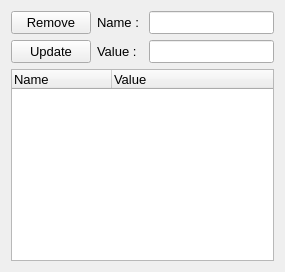
              <widget class="QWidget" name="tab_38">
               <attribute name="title">
                <string>Path</string>
               </attribute>
               <layout class="QHBoxLayout" name="horizontalLayout_11">
                <item>
                 <layout class="QGridLayout" name="gridLayout_22">
                  <item row="1" column="2">
                   <layout class="QHBoxLayout" name="horizontalLayout_42">
                    <item>
                     <widget class="QLineEdit" name="textbox_tc_path_value">
                      <property name="styleSheet">
                       <string notr="true">* {
    font-family: &quot;Segoe UI&quot;;
    font-size: 10pt;
    /* 添加其他字体样式属性，如颜色等 */
}</string>
                      </property>
                     </widget>
                    </item>
                   </layout>
                  </item>
                  <item row="0" column="0">
                   <widget class="QPushButton" name="btn_tc_remove_path">
                    <property name="styleSheet">
                     <string notr="true">* {
    font-family: &quot;Segoe UI&quot;;
    font-size: 10pt;
    /* 添加其他字体样式属性，如颜色等 */
}</string>
                    </property>
                    <property name="text">
                     <string>Remove</string>
                    </property>
                   </widget>
                  </item>
                  <item row="1" column="1">
                   <widget class="QLabel" name="label_42">
                    <property name="styleSheet">
                     <string notr="true">* {
    font-family: &quot;Segoe UI&quot;;
    font-size: 10pt;
    /* 添加其他字体样式属性，如颜色等 */
}</string>
                    </property>
                    <property name="text">
                     <string>Value : </string>
                    </property>
                   </widget>
                  </item>
                  <item row="0" column="2">
                   <widget class="QLineEdit" name="textbox_tc_path_name">
                    <property name="styleSheet">
                     <string notr="true">* {
    font-family: &quot;Segoe UI&quot;;
    font-size: 10pt;
    /* 添加其他字体样式属性，如颜色等 */
}</string>
                    </property>
                   </widget>
                  </item>
                  <item row="0" column="1">
                   <widget class="QLabel" name="label_43">
                    <property name="styleSheet">
                     <string notr="true">* {
    font-family: &quot;Segoe UI&quot;;
    font-size: 10pt;
    /* 添加其他字体样式属性，如颜色等 */
}</string>
                    </property>
                    <property name="text">
                     <string>Name : </string>
                    </property>
                   </widget>
                  </item>
                  <item row="1" column="0">
                   <widget class="QPushButton" name="btn_tc_update_path">
                    <property name="styleSheet">
                     <string notr="true">* {
    font-family: &quot;Segoe UI&quot;;
    font-size: 10pt;
    /* 添加其他字体样式属性，如颜色等 */
}</string>
                    </property>
                    <property name="text">
                     <string>Update</string>
                    </property>
                   </widget>
                  </item>
                  <item row="2" column="0" colspan="3">
                   <widget class="QTreeWidget" name="table_tc_path">
                    <property name="styleSheet">
                     <string notr="true">* {
    font-family: &quot;Segoe UI&quot;;
    font-size: 10pt;
    /* 添加其他字体样式属性，如颜色等 */
}</string>
                    </property>
                    <column>
                     <property name="text">
                      <string>Name</string>
                     </property>
                    </column>
                    <column>
                     <property name="text">
                      <string>Value</string>
                     </property>
                    </column>
                   </widget>
                  </item>
                 </layout>
                </item>
               </layout>
              </widget>
